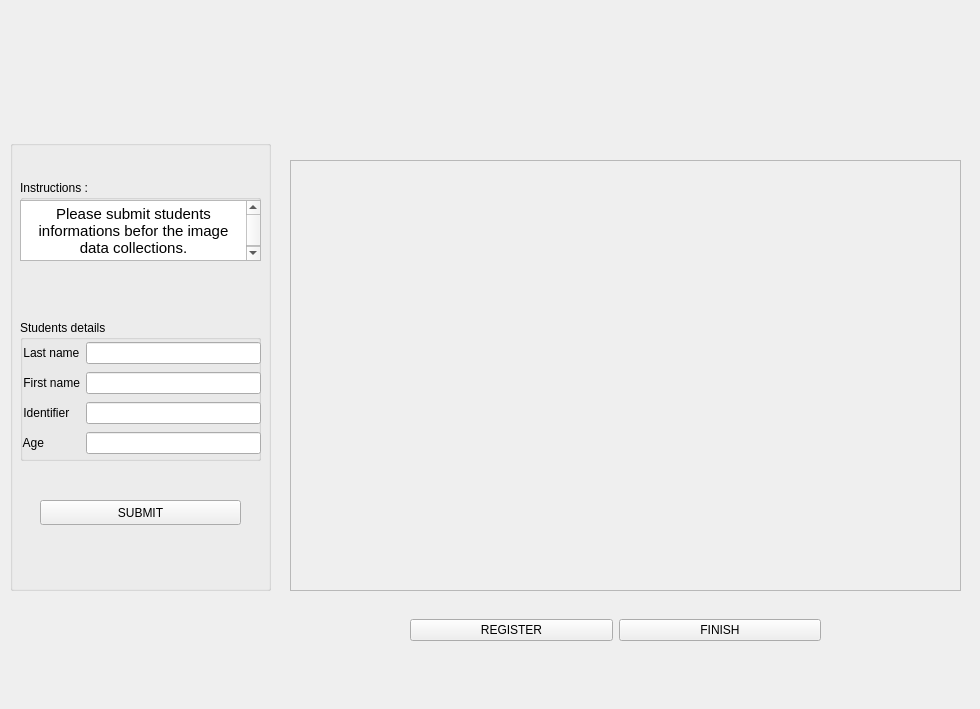
<?xml version="1.0" encoding="UTF-8"?>
<ui version="4.0">
 <class>MainWindow</class>
 <widget class="QMainWindow" name="MainWindow">
  <property name="geometry">
   <rect>
    <x>0</x>
    <y>0</y>
    <width>980</width>
    <height>709</height>
   </rect>
  </property>
  <property name="windowTitle">
   <string>MainWindow</string>
  </property>
  <widget class="QWidget" name="centralWidget">
   <widget class="QFrame" name="register_video_frame">
    <property name="geometry">
     <rect>
      <x>290</x>
      <y>160</y>
      <width>671</width>
      <height>431</height>
     </rect>
    </property>
    <property name="frameShape">
     <enum>QFrame::StyledPanel</enum>
    </property>
    <property name="frameShadow">
     <enum>QFrame::Raised</enum>
    </property>
    <widget class="QLabel" name="register_video_label">
     <property name="geometry">
      <rect>
       <x>10</x>
       <y>10</y>
       <width>651</width>
       <height>411</height>
      </rect>
     </property>
     <property name="text">
      <string/>
     </property>
    </widget>
   </widget>
   <widget class="QLabel" name="logo_label">
    <property name="geometry">
     <rect>
      <x>710</x>
      <y>20</y>
      <width>241</width>
      <height>101</height>
     </rect>
    </property>
    <property name="frameShadow">
     <enum>QFrame::Plain</enum>
    </property>
    <property name="text">
     <string/>
    </property>
    <property name="pixmap">
     <pixmap>images/logo.png</pixmap>
    </property>
    <property name="scaledContents">
     <bool>true</bool>
    </property>
   </widget>
   <widget class="QWidget" name="horizontalLayoutWidget">
    <property name="geometry">
     <rect>
      <x>410</x>
      <y>610</y>
      <width>411</width>
      <height>41</height>
     </rect>
    </property>
    <layout class="QHBoxLayout" name="horizontalLayout">
     <item>
      <widget class="QPushButton" name="register_pushbutton">
       <property name="text">
        <string>REGISTER</string>
       </property>
      </widget>
     </item>
     <item>
      <widget class="QPushButton" name="finish_pushbutton">
       <property name="text">
        <string>FINISH</string>
       </property>
      </widget>
     </item>
    </layout>
   </widget>
   <widget class="QGroupBox" name="students_infos_groupbox">
    <property name="geometry">
     <rect>
      <x>10</x>
      <y>140</y>
      <width>261</width>
      <height>451</height>
     </rect>
    </property>
    <property name="title">
     <string/>
    </property>
    <property name="alignment">
     <set>Qt::AlignCenter</set>
    </property>
    <widget class="QPushButton" name="save_push_button">
     <property name="geometry">
      <rect>
       <x>30</x>
       <y>360</y>
       <width>201</width>
       <height>25</height>
      </rect>
     </property>
     <property name="text">
      <string>SUBMIT</string>
     </property>
    </widget>
    <widget class="QGroupBox" name="instructions_group_box">
     <property name="geometry">
      <rect>
       <x>10</x>
       <y>40</y>
       <width>241</width>
       <height>81</height>
      </rect>
     </property>
     <property name="title">
      <string>Instructions :</string>
     </property>
     <widget class="QTextBrowser" name="instructions_text_browser">
      <property name="geometry">
       <rect>
        <x>0</x>
        <y>20</y>
        <width>241</width>
        <height>61</height>
       </rect>
      </property>
      <property name="html">
       <string>&lt;!DOCTYPE HTML PUBLIC &quot;-//W3C//DTD HTML 4.0//EN&quot; &quot;http://www.w3.org/TR/REC-html40/strict.dtd&quot;&gt;
&lt;html&gt;&lt;head&gt;&lt;meta name=&quot;qrichtext&quot; content=&quot;1&quot; /&gt;&lt;style type=&quot;text/css&quot;&gt;
p, li { white-space: pre-wrap; }
&lt;/style&gt;&lt;/head&gt;&lt;body style=&quot; font-family:'Ubuntu'; font-size:11pt; font-weight:400; font-style:normal;&quot;&gt;
&lt;p align=&quot;center&quot; style=&quot; margin-top:0px; margin-bottom:0px; margin-left:0px; margin-right:0px; -qt-block-indent:0; text-indent:0px;&quot;&gt;Please submit students informations befor the image data collections.&lt;/p&gt;&lt;/body&gt;&lt;/html&gt;</string>
      </property>
     </widget>
    </widget>
    <widget class="QGroupBox" name="student_detauls_group_box_2">
     <property name="geometry">
      <rect>
       <x>10</x>
       <y>180</y>
       <width>241</width>
       <height>141</height>
      </rect>
     </property>
     <property name="title">
      <string>Students details</string>
     </property>
     <widget class="QWidget" name="gridLayoutWidget">
      <property name="geometry">
       <rect>
        <x>0</x>
        <y>20</y>
        <width>241</width>
        <height>120</height>
       </rect>
      </property>
      <layout class="QGridLayout" name="si_grid_layout">
       <item row="0" column="1">
        <widget class="QLineEdit" name="last_name_lineEdit"/>
       </item>
       <item row="0" column="0">
        <widget class="QLabel" name="last_name_label">
         <property name="text">
          <string> Last name</string>
         </property>
        </widget>
       </item>
       <item row="2" column="0">
        <widget class="QLabel" name="fisrt_name_label">
         <property name="text">
          <string> First name</string>
         </property>
        </widget>
       </item>
       <item row="2" column="1">
        <widget class="QLineEdit" name="first_name_line_edit"/>
       </item>
       <item row="4" column="0">
        <widget class="QLabel" name="identifier_label">
         <property name="text">
          <string> Identifier</string>
         </property>
        </widget>
       </item>
       <item row="4" column="1">
        <widget class="QLineEdit" name="identifier_line_edit"/>
       </item>
       <item row="5" column="0">
        <widget class="QLabel" name="age_label">
         <property name="text">
          <string> Age</string>
         </property>
        </widget>
       </item>
       <item row="5" column="1">
        <widget class="QLineEdit" name="age_line_edit"/>
       </item>
      </layout>
     </widget>
    </widget>
   </widget>
  </widget>
 </widget>
 <resources/>
 <connections/>
</ui>
